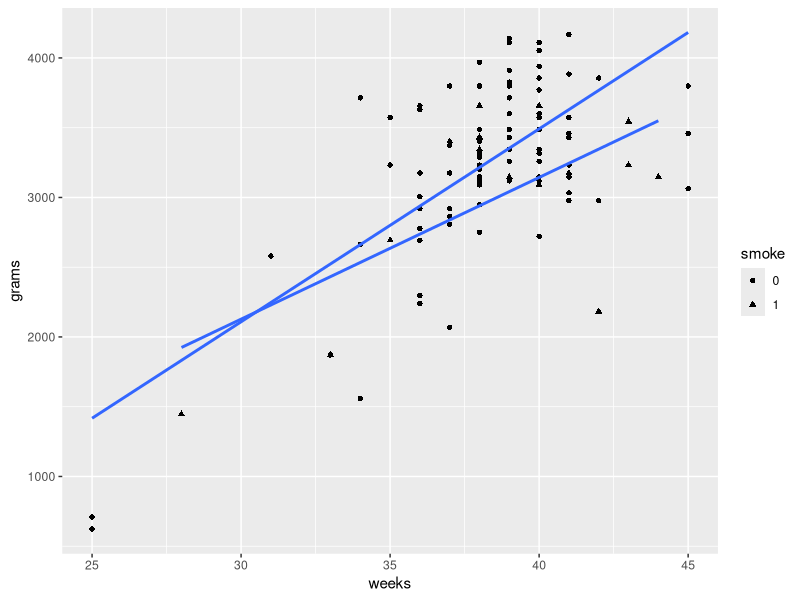

Generate this figure with R:
# Page no 545

case_no <- c(1:100)

grams <- c(3147 ,2977 ,3119 ,3487 ,4111 ,3572 ,3487 ,3147 ,
           3345 ,2665 ,1559 ,3799 ,2750 ,3487 ,3317 ,3544 ,
           3459 ,2807 ,3856 ,3260 ,2183 ,3204 ,3005 ,3090 ,
           3430 ,3119 ,3912 ,3572 ,3884 ,3090 ,2977 ,3799 ,
           4054 ,3430 ,3459 ,3827 ,3147 ,3289 ,3629 ,3657 ,
           3175 ,3232 ,3175 ,3657 ,3600 ,3572 ,709 ,624 ,
           2778 ,3572 ,3232 ,3317 ,2863 ,3175 ,3317 ,3714 ,
           2240 ,3345 ,3119 ,2920 ,3430 ,3232 ,3430 ,4139 ,
           3714 ,1446 ,3147 ,2580 ,3374 ,3941 ,2070 ,3345 ,
           3600 ,3232 ,3657 ,3487 ,2948 ,2722 ,3771 ,3799 ,
           1871 ,3260 ,3969 ,3771 ,3600 ,2693 ,3062 ,2693 ,
           3033 ,3856 ,4111 ,3799 ,3147 ,2920 ,4054 ,2296 ,
           3402 ,1871 ,4167 ,3402)

weeks <- c(40, 41, 38, 38, 39, 41, 40, 41, 38,34, 34, 38, 38, 
           40, 38, 43, 45, 37,40, 40, 42, 38, 36, 40, 39, 40, 39,
           40, 41, 38, 42, 37, 40, 38, 41, 39, 44, 38, 36, 36, 
           41, 43, 36, 40, 39, 40, 25, 25, 36, 35, 38, 40, 37, 
           37, 40, 34, 36, 39, 39, 37, 41, 35, 38, 39, 39, 28, 
           39, 31, 37, 40, 37, 40, 40, 41, 38, 39, 38, 40, 40, 
           45, 33, 39, 38, 40, 40, 35, 45, 36, 41, 42, 40, 39,
           38, 36, 40, 36, 38, 33, 41, 37)

smoke <- c(rep(0, 8) ,1 ,rep(0, 6),1 ,rep(0, 4),1 ,0 ,0 ,
           1 ,rep(0, 9),1 ,0 ,0 ,1 ,0 ,0 ,0 ,1 ,1 ,0 ,1 ,rep(0, 6), 
           rep (0 ,15) ,1 ,1 ,0 ,0 ,0 ,0 ,0 ,0 ,0 ,1 , rep(0 ,10) ,
           1, rep (0 ,11) ,1 ,0 ,1)

data <- data.frame(grams, weeks, smoke)
data

Regression.eqn <- lm(grams~weeks+smoke)
Regression.eqn
summary(Regression.eqn)

aov <- aov(Regression.eqn)
aov
summary(aov)
library(ggplot2)
library(tidyverse)
data$smoke <- factor(data$smoke)
ggplot(data) + geom_point(aes(y = grams,x = weeks, pch = smoke)) + 
  geom_smooth(aes(y = grams,x = weeks, pch=smoke), method = 'lm', se = FALSE)